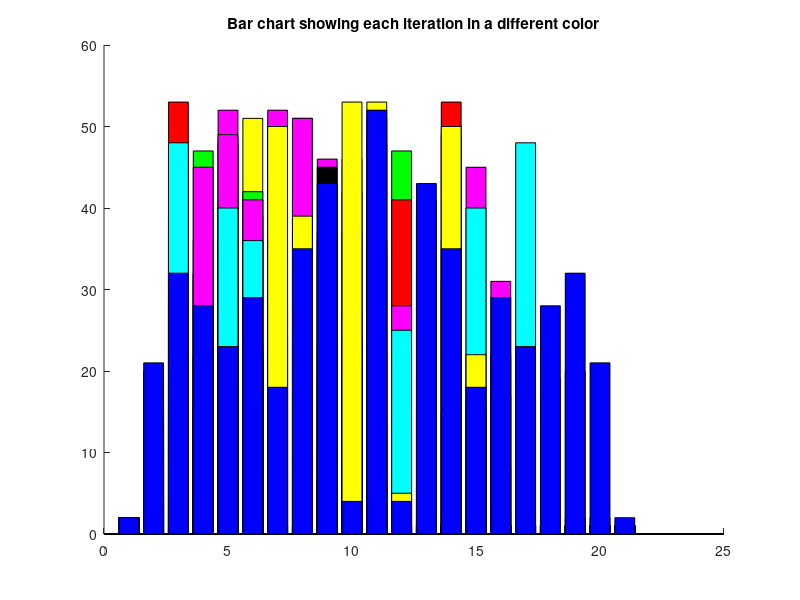

Here is the MATLAB script that generated this plot:
% Programming Fundamentals Using MATLAB, Michael Weeks Copyright 2020
% 
% pascal5.m
%
% Make a Pascal's triangle.
% Optional argument "iterations" gives the number of outputs.
% This version is almost identical to pascal4, except for an animated graph.
%
%
% Usage:
%   pascal5(iterations)
%
% Example:
%   pascal5()
%   pascal5('11')
%

function pascal5(varargin)

% Get the number passed, or use a default value.
if (nargin >= 1)
    iterationsString = varargin{1};
    iterations = str2num(iterationsString);
else 
    iterations = 21;
end

% iterations should be an odd number.
if (mod(iterations, 2) == 0)
    % This number is even, so make it odd.
    iterations = iterations + 1;
end

% Allocate the matrix memory
q = zeros(iterations, iterations);

% Put in the initial value
q(1,1) = 1;
% Here are a few of the next values, to show the pattern.
% q(2,1) = q(1,1);
% q(2,2) = q(1,1) + q(1,2);
% 
% q(3,1) = q(2,1);
% q(3,2) = q(2,1) + q(2,2);
% q(3,3) = q(2,2) + q(2,3);

% Populate the matrix q 
% Every q(row,col) value is q(row-1, col-1) + q(row-1, col),
% i.e. the sum of the value in the row above, and above-left
for row=2:iterations
    q(row,1) = q(row-1, 1);
    for col=2:iterations
        % disp(sprintf('q(%d, %d) = q(%d, %d) + q(%d, %d)', ...
        %     row, col, row-1, col-1, row-1, col));
        q(row, col) = q(row-1, col-1) + q(row-1, col);
    end
end

% Now map the numbers to lower-case letters.
chars2print = ' abcdefghijklmnopqrstuvwxyzABCDEFGHIJKLMNOPQRSTUVWXYZ';
chars2printLength = length(chars2print);
% Make a new matrix with just the values we can print.
% p will be the same as q, for small values.
p = mod(q, chars2printLength) + 1;

% % This is an alternate way to show the data.
figure();
hold on;
colorArray = 'bgrkmcy';
for row=1:iterations
    % Make a colorIndex by mapping the row to one of the 
    % colorArray characters.
    colorIndex = mod(row, length(colorArray)) + 1;
    bar(1:iterations, p(row,:), colorArray(colorIndex));
    % plot(1:iterations, p(row,:), colorArray(colorIndex));
    pause(1);
end
title('Bar chart showing each iteration in a different color');

% Output the data graphically. 
%figure();
%mesh(1:iterations, 1:iterations, p);

